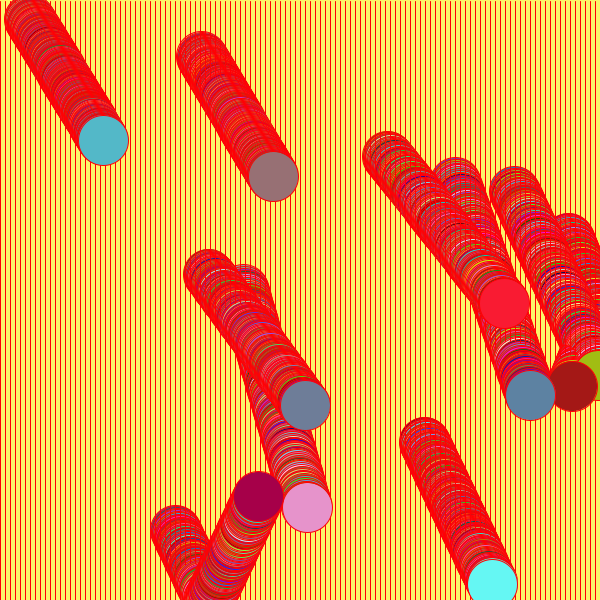
Frame 1 (no input)
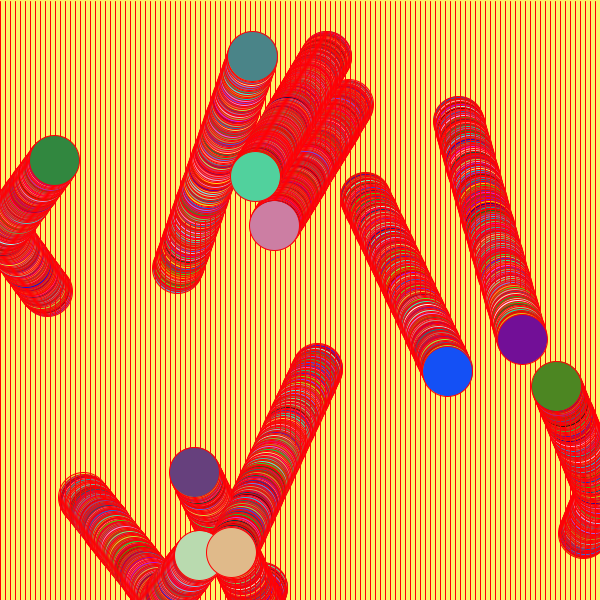
Frame 60 (the mouse pressed at the canvas centre just before this capture)
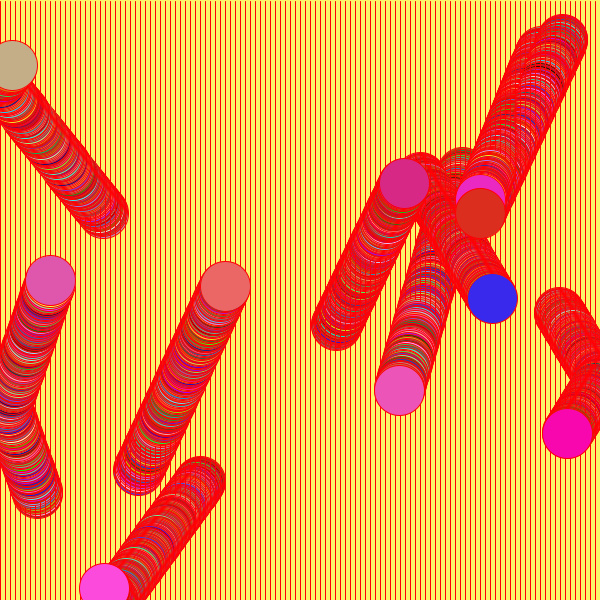
Frame 120 (the mouse held since frame 60 and released just before this capture)

The Processing sketch that drew these frames (run headless with seeded random() and noise(); from frame 60 on, the mouse is pressed at the canvas centre):

// Processing sketch: processing_97673
// ── processing_97673.pde

int Nboles=10;    
int r=50;

float [] pX = new float [Nboles];    // fixem les variables arrays
float [] pY = new float [Nboles];   
float [] vX = new float [Nboles];   
float [] vY = new float [Nboles];   



  void setup(){ 
     
 size(600,600);  
 background(#FCF569);
    
     
   
for (int i=0; i<Nboles;i++){ //marquem l'inici
  pX[i]= int ( random( width)); 
  pY[i]= int ( random( height));
  vX[i]= random( 0.5,1 );
  vY[i] =random ( 1,2);
}
  }
  
  void draw(){   //fem un bucle per dibuixar el fons
  background(#FCF569);
  int y1=height/width;
  int y2=width;
  for (int j =0; j < width; j+=5) {
    stroke(#FF0004);
    line(j, y1, j, y2);
    
    
     for( int i=0; i<Nboles; i++) //fem un segon bucle perque es moguin totes les boles a la vegada i marquem posicions.
     {
       pX[i] += vX[i];
       pY[i] += vY[i];
       
       if ( pX[i]<i || pX[i] >width ){ //limitem i fem canvi de velocitat
       vX[i] = - vX[i];
       }
       
       if ( pY[i] <i || pY[i] >height ){
       vY[i] = - vY[i];
       }
      
        fill ( random(255), random(255), random(255));  //fem el color aleatori
        ellipse(pX[i], pY[i], r, r);                    //posició elipse.
  }
  }
  }
  

  
